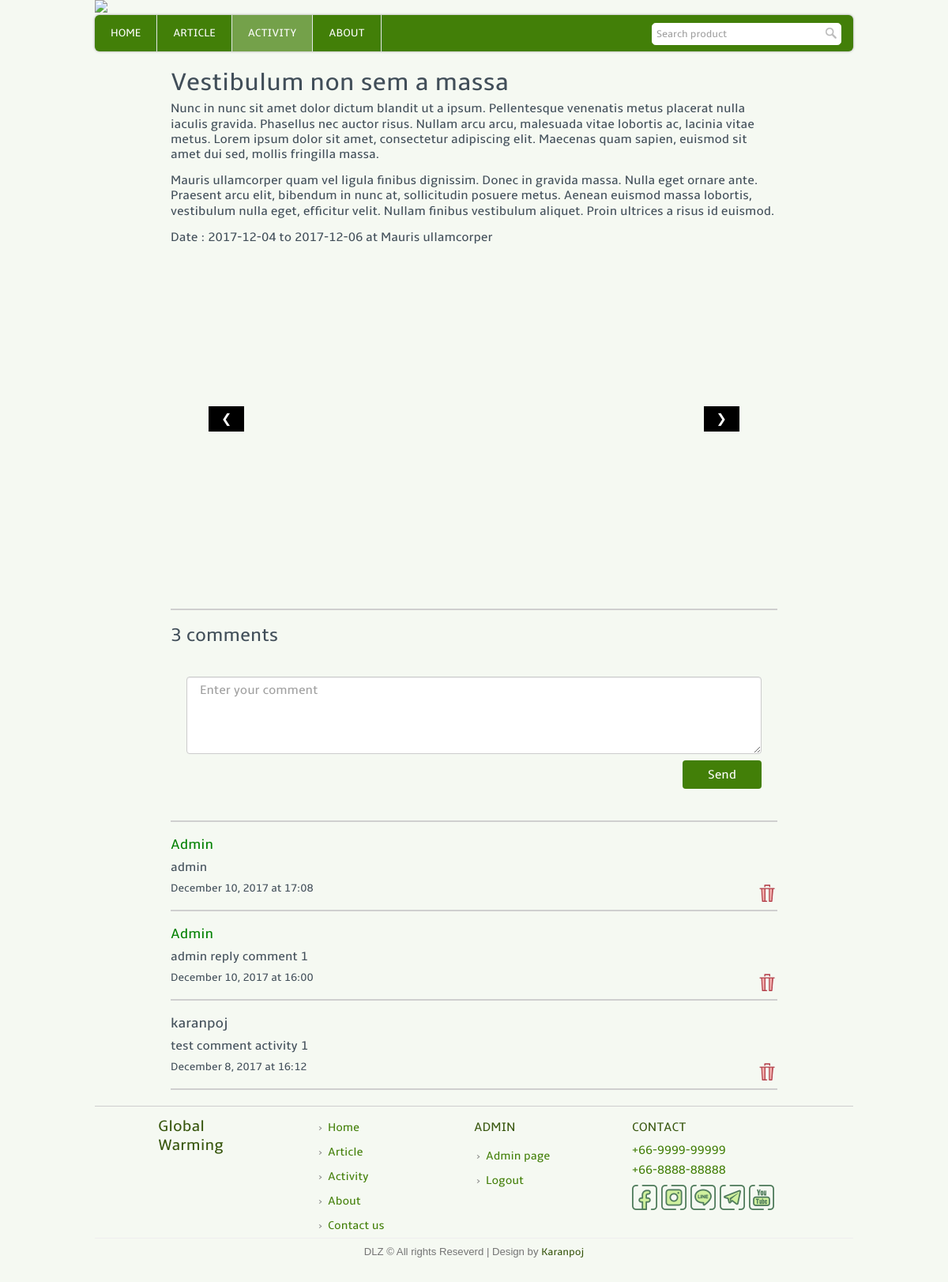
Screenshot of /activity_read.php?art=1 (signed in) with the database file from the repository.
### tables this page shows
CREATE TABLE `activity` (
  `activity_id` int(11) NOT NULL,
  `activity_name` varchar(255) NOT NULL,
  `activity_text` text NOT NULL,
  `activity_imgs` text NOT NULL,
  `activity_1day` datetime NOT NULL,
  `activity_start` date NOT NULL,
  `activity_end` date NOT NULL,
  `activity_locat` varchar(255) NOT NULL,
  `activity_ptime` datetime NOT NULL,
  `activity_type` int(11) NOT NULL DEFAULT '1',
  `visitor_act` int(11) NOT NULL DEFAULT '0'
);

CREATE TABLE `comment` (
  `com_id` int(11) NOT NULL,
  `com_on` varchar(255) NOT NULL,
  `post_id` int(11) NOT NULL,
  `com_name` varchar(255) NOT NULL,
  `com_usertype` varchar(11) NOT NULL,
  `com_txt` text NOT NULL,
  `com_time` datetime NOT NULL
);

### template.class.php (called while the page is built, shortened)
<?php
    class Template {
        protected $file;
        protected $values = array();
        public function __construct($file) {
            $this->file = $file;
        }
        public function set($key, $value) {
            $this->values[$key] = $value;
        }
        public function output() {
            $output = file_get_contents($this->file);
            foreach ($this->values as $key => $value) {
            	$tagToReplace = "[@$key]";
            	$output = str_replace($tagToReplace, $value, $output);
            }
            return $output;
        }
    }
?>

### activity_read.php (the view, shortened to what this page needs)
<?php
	require_once('connect.php');
	include("template.class.php");
	if(!isset($_SESSION['adminname']))
	{
		$user_login = false;
		$layout_header = new Template("layout_header.tpl");
		$layout_footer = new Template("layout_footer.tpl");
	}
	else{
		$layout_header = new Template("layout_header_admin.tpl");
		$layout_footer = new Template("layout_footer_admin.tpl");
	}
	$layout_header->set('menu_activity','class="active"');
	$layout_header->set('title','Global warming website');
	echo $layout_header->output();
	if (isset($_GET['art'])){
?>
	<div class="page_80">
		<div class="article_txt">
<?php
		$sql = "UPDATE activity SET visitor_act = visitor_act+1 WHERE activity_id = ".$_GET['art'];
		$mysqli->query($sql) or die("error=$sql");
		$q = "select * from activity where activity_id = ".$_GET['art'];
		$result = $mysqli -> query($q);
		if(!$result){
			echo "Error on : $q";
		}else{
		$row=$result->fetch_array();
?>
			<h2><?php echo $row['activity_name']; ?></h2>
<?php
			$arr_txt = explode(PHP_EOL, $row['activity_text']);
			foreach ($arr_txt as $value){
				echo "<p>".$value."</p>";
			}
			if ($row['activity_type'] == 1){
?>
			<p>Date : <?php echo $row['activity_1day']." at ".$row['activity_locat']; ?></p>
<?php
			}else{
?>
			<p>Date : <?php echo $row['activity_start']." to ".$row['activity_end']." at ".$row['activity_locat']; ?></p>
<?php
			}
?>
		</div>
		<div class="w3-content w3-display-container article_slider" style="width: 87.5%;height: 400px !important;overflow: hidden;display:flex;justify-content: center;align-items: center;">
			<button class="w3-button w3-display-left w3-black" onclick="plusDivs(-1)">&#10094;</button>
			<button class="w3-button w3-display-right w3-black" onclick="plusDivs(1)">&#10095;</button>
		</div>
		<div class="comment_section">
			<hr>
<?php
			$sql = "select * from comment where com_on = 'activity' and post_id = ".$_GET['art']." order by com_time desc";
			$result = $mysqli->query($sql) or die("error=$sql");
			$numR = $result->num_rows;
?>
			<h2><?php echo $numR; ?> comments</h2>
<?php
			if (!isset($_SESSION['username']) && !isset($_SESSION['adminname']) && !isset($_SESSION['guestname'])) {
?>
			<div class="post_comment">
				<form method="post" action="guestsession.php">
					<input type="text" placeholder="Enter your name" name="gname" required>
					<button type="submit" class="submitbt">Submit</button>
				</form>
			</div>
			<div class="clear"></div>
<?php
			}else{
?>
			<div class="post_comment" align="right">
				<form method="post" action="activitycomment.php">
					<textarea placeholder="Enter your comment" name="comment_txt" rows="5" required></textarea>
					<button type="submit" class="submitbt">Send</button>
				</form>
			</div>
			<hr style="border: 0.5px solid #CFCFCF;">
<?php
			}
			while($row=$result->fetch_array()){
				if ($row['com_usertype'] == 'user') {
					echo '<div class="comment_txt">';
				}else{
					echo '<div class="comment_txt admin_comment">';
				}
?>
				<h3><?php echo $row['com_name']; ?></h3>
				<p><?php echo $row['com_txt']; ?></p>
				<h6>
<?php
						$time = strtotime($row['com_time']);
						$showdate = date("F j, Y", $time);
						$showtime = date("H:i", $time);
						echo $showdate." at ".$showtime;
					if(isset($_SESSION['adminname'])){
?>
					<a href="delcomment.php?com_id=<?php echo $row['com_id']; ?>">
						<div class="del_com confirmation"></div>
					</a>
<?php
					}
?>
				</h6>
				<hr>
			</div>
<?php
			}
?>
		</div>
	</div>
<?php
		}
	}
	echo $layout_footer->output();
?>

### css/w3.css (style rules this page uses)
*,*:before,*:after { box-sizing:inherit }
html { -ms-text-size-adjust:100%;-webkit-text-size-adjust:100% }
body { margin:0 }
a { background-color:transparent;-webkit-text-decoration-skip:objects }
img { border-style:none }
hr { box-sizing:content-box;height:0;overflow:visible }
button,input,select,textarea { font:inherit;margin:0 }
button,input { overflow:visible }
button,select { text-transform:none }
button,html [type=button],[type=reset],[type=submit] { -webkit-appearance:button }
textarea { overflow:auto }
html,body { font-family:Verdana,sans-serif;font-size:15px;line-height:1.5 }
html { overflow-x:hidden }
h2 { font-size:30px }
h3 { font-size:24px }
h4 { font-size:20px }
h6 { font-size:16px }
h1,h2,h3,h4,h5,h6 { font-family:"Segoe UI",Arial,sans-serif;font-weight:400;margin:10px 0 }
hr { border:0;border-top:1px solid #eee;margin:20px 0 }
img { margin-bottom:-5px }
a { color:inherit }
.w3-btn,.w3-button { border:none;display:inline-block;outline:0;padding:8px 16px;vertical-align:middle;overflow:hidden;text-decoration:none;color:inherit;background-color:inherit;text-align:center;cursor:pointer;white-space:nowrap }
.w3-btn,.w3-button { -webkit-touch-callout:none;-webkit-user-select:none;-khtml-user-select:none;-moz-user-select:none;-ms-user-select:none;user-select:none }
.w3-tooltip,.w3-display-container { position:relative }
.w3-content { margin:auto }
.w3-display-left { position:absolute;top:50%;left:0%;transform:translate(0%,-50%);-ms-transform:translate(-0%,-50%) }
.w3-display-right { position:absolute;top:50%;right:0%;transform:translate(0%,-50%);-ms-transform:translate(0%,-50%) }
.w3-black,.w3-hover-black:hover { color:#fff!important;background-color:#000!important }

### rows the page displays
activity: activity_name "Vestibulum non sem a massa", activity_text "Nunc in nunc sit amet dolor dictum blandit ut a ipsum. Pellentesque venenatis metus placerat nulla iaculis gravida. Phasellus nec auctor risus. Nullam arcu arcu, malesuada vitae lobortis ac, lacinia vitae metus. Lorem ipsum dolor sit amet, consectetur adipiscing elit. Maecenas quam sapien, euismod sit amet dui sed, mollis fringilla massa.", activity_text "Mauris ullamcorper quam vel ligula finibus dignissim. Donec in gravida massa. Nulla eget ornare ante. Praesent arcu elit, bibendum in nunc at, sollicitudin posuere metus. Aenean euismod massa lobortis, vestibulum nulla eget, efficitur velit. Nullam finibus vestibulum aliquet. Proin ultrices a risus id euismod.", activity_start "2017-12-04", activity_end "2017-12-06", activity_locat "Mauris ullamcorper"
comment: com_name "Admin", com_txt "admin", com_time "December 10, 2017", com_time "17:08"
comment: com_name "Admin", com_txt "admin reply comment 1", com_time "December 10, 2017", com_time "16:00"
comment: com_name "karanpoj", com_txt "test comment activity 1", com_time "December 8, 2017", com_time "16:12"

### other values shown
$numR "3"
$layout_footer->output() "Global Warming Home Article Activity About Contact us ADMIN Admin page Logout CONTACT +66-9999-99999 +66-8888-88888 DLZ © All rights Reseverd | Design by Karanpoj"
